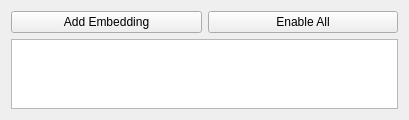
<?xml version="1.0" encoding="UTF-8"?>
<ui version="4.0">
 <class>Form</class>
 <widget class="QWidget" name="Form">
  <property name="geometry">
   <rect>
    <x>0</x>
    <y>0</y>
    <width>409</width>
    <height>120</height>
   </rect>
  </property>
  <property name="windowTitle">
   <string>Form</string>
  </property>
  <layout class="QGridLayout" name="gridLayout">
   <item row="0" column="0">
    <widget class="QPushButton" name="addEmbeddingBtn">
     <property name="text">
      <string>Add Embedding</string>
     </property>
    </widget>
   </item>
   <item row="0" column="1">
    <widget class="QPushButton" name="enableBtn">
     <property name="text">
      <string>Enable All</string>
     </property>
    </widget>
   </item>
   <item row="1" column="0" colspan="2">
    <widget class="QListWidget" name="listWidget"/>
   </item>
  </layout>
 </widget>
 <resources/>
 <connections/>
</ui>
